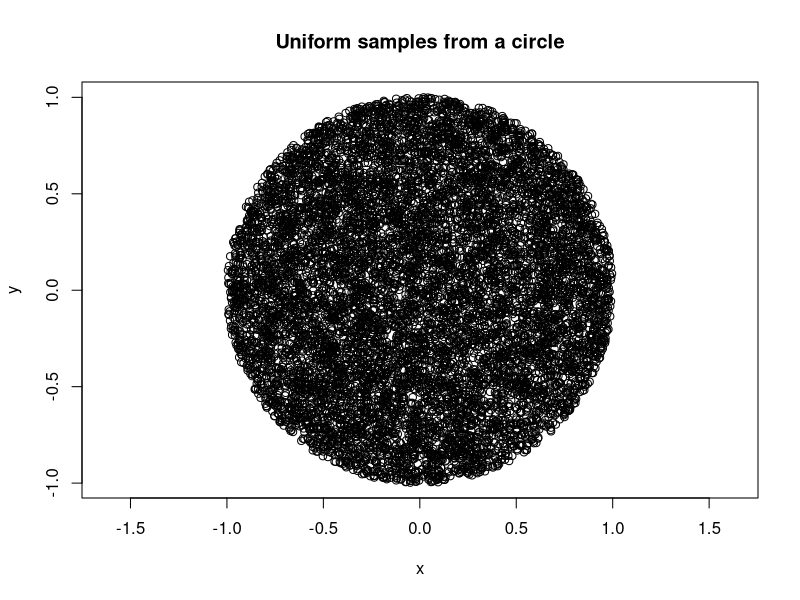
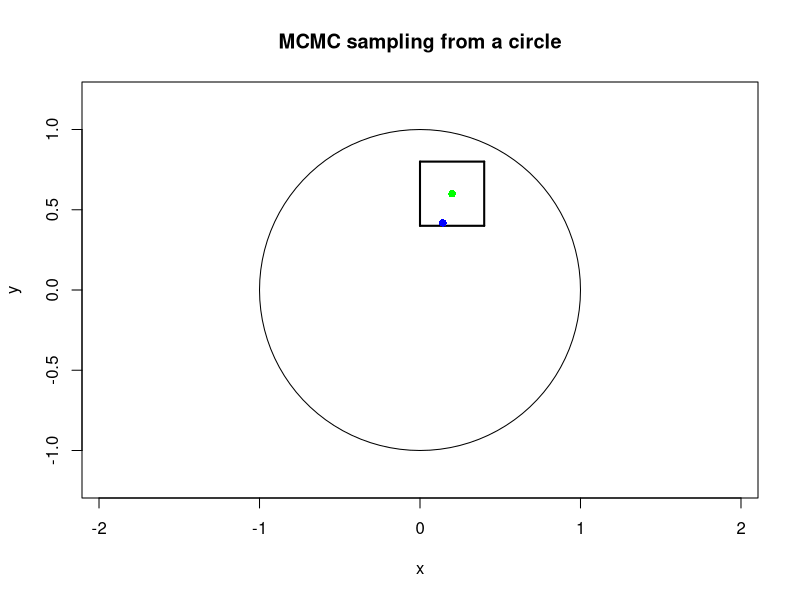
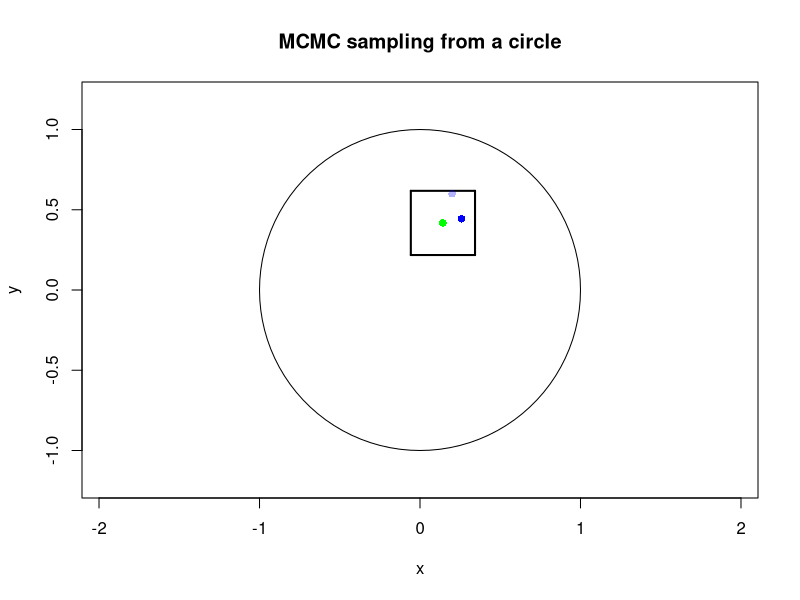
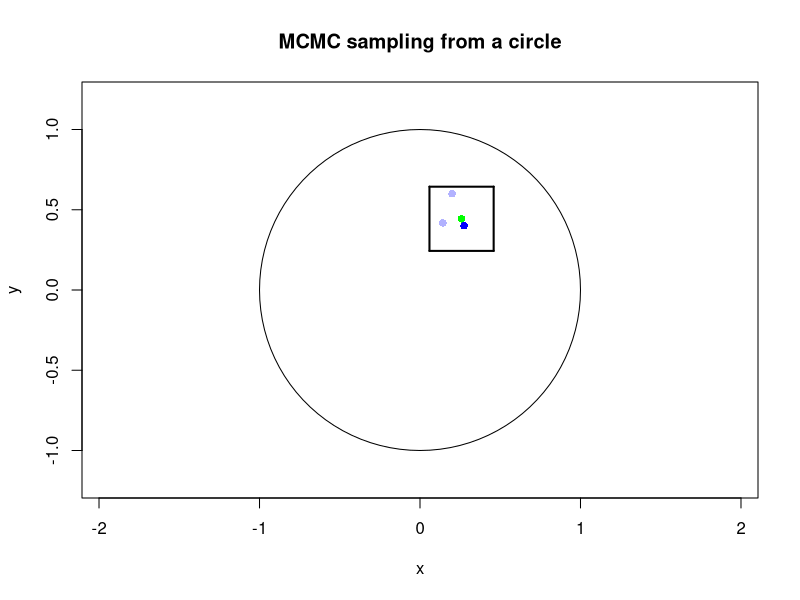
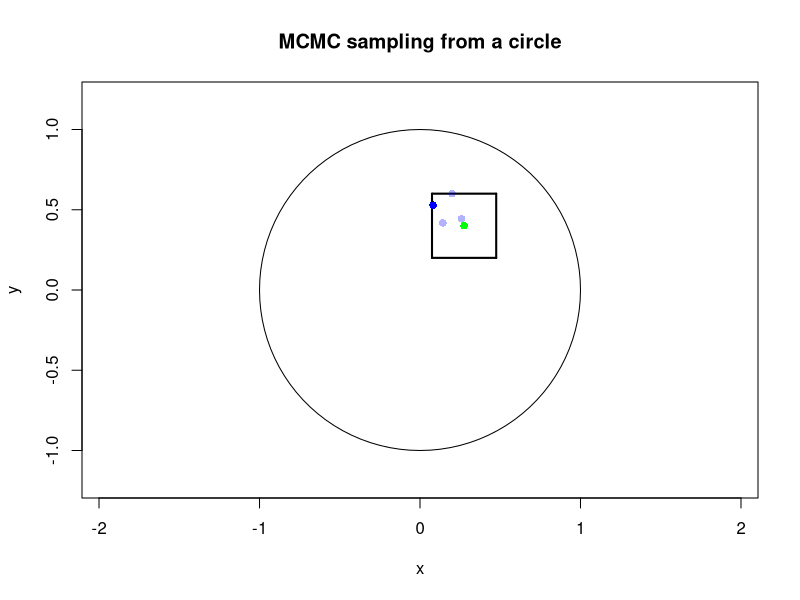
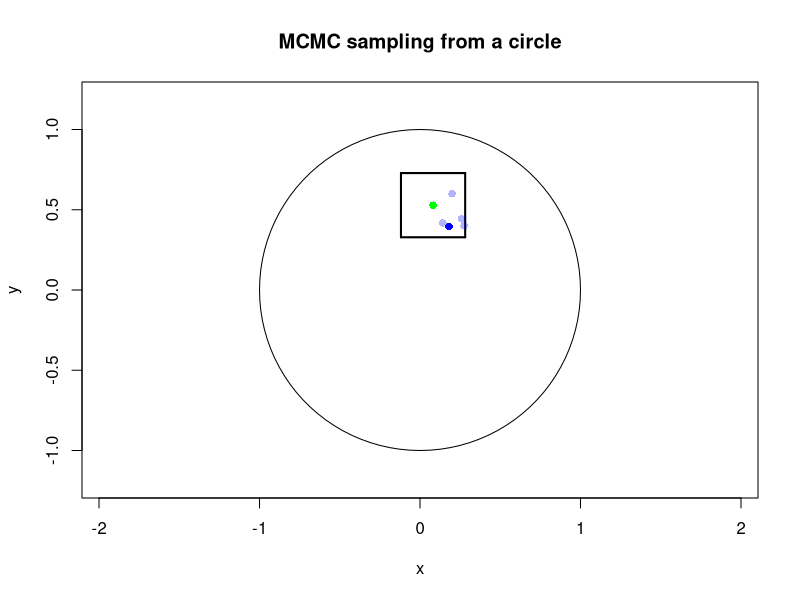
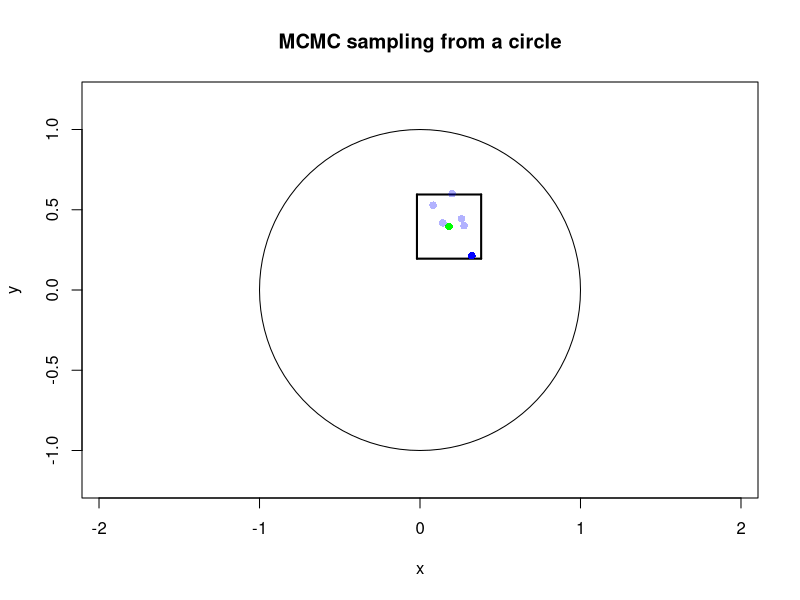
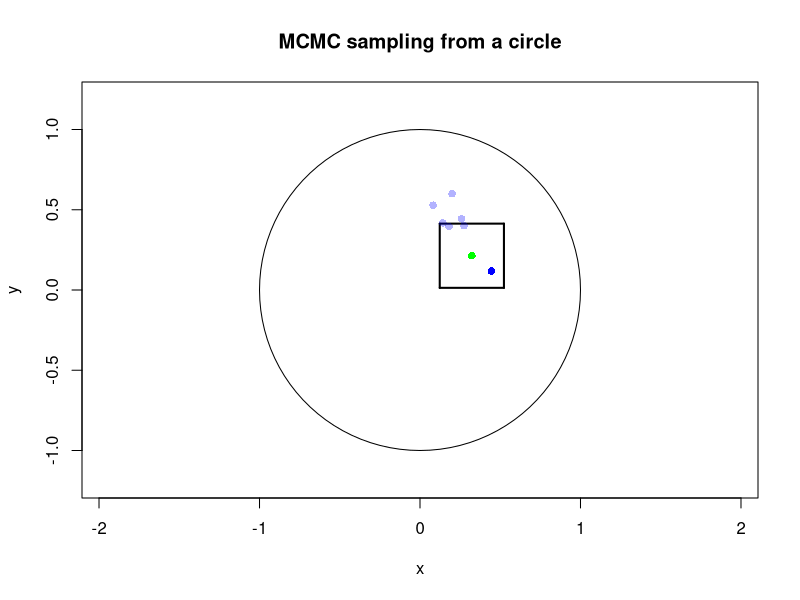

Generate these figures, in order, with R:
###############################################
## Accept-reject for uniform distribution
## on a circle
###############################################
set.seed(1)
library(plotrix)
circle_ar <- function() 
{
  accept <- 0
  counter <- 0   # count the number of loop
  while(accept == 0)
  {
    counter <- counter + 1
    prop <- runif(2, min = -1, max = 1) #c(U1, U2)
    
    in.or.out <- prop[1]^2 + prop[2]^2 < 1
    
    if(in.or.out)
    {
      accept <- 1
      return(c(prop, counter))
    }
  }
}

N <- 1e4
samp <- matrix(0, ncol = 2, nrow = N)
counts <- numeric(length = N)
for(i in 1:N)
{
  foo <- circle_ar()  # I use foo as a dummy name
  samp[i,] <- foo[1:2]
  counts[i] <- foo[3]
}

plot(samp[,1], samp[,2], xlab = "x", ylab = "y",main = "Uniform samples from a circle", asp = 1)



###########################################
## MCMC samples from a uniform distribution
## within a circle
###########################################

N <- 1e4
xsamp <- numeric(length = N)
ysamp <- numeric(length = N)
xprop <- numeric(length = N)
yprop <- numeric(length = N)
acc <- numeric(length = N)
acc[1] <- 1
samp_eval <- numeric(length = N)
colors <- ifelse(samp_eval, "blue", "red")
  
h <- .2   #change h and see what happens

#starting values
xsamp[1] <- .2
xprop[1] <- .2
ysamp[1] <- .6
yprop[1] <- .6
for(i in 2:N)
{
  propx <- xsamp[i-1] + runif(1, -h, h)
  propy <- ysamp[i-1] + runif(1, -h, h)
  
  acc[i] <- (propx^2 + propy^2) < 1
  
  if(acc[i] == 0)
  {
    xsamp[i] <- xsamp[i-1]
    ysamp[i] <- ysamp[i-1]
  } else
  {
    xsamp[i] <- propx
    ysamp[i] <- propy
  }
  
  xprop[i] <- propx
  yprop[i] <- propy
}
ind <- xsamp > 0 

samp_eval <- (xsamp)^2 + (ysamp)^2 < 1
colors <- ifelse(acc, "blue", "red")

x <- seq(-1 - h,1 + h, length = 1e4)
y <- seq(-1-h,1+h, length = 1e4)

for(i in 1:100)
{
  plot(x, y, type = "n", col = "red", main = "MCMC sampling from a circle", ylim = range(y), xlim = range(x), asp = 1)
  draw.circle(0,0,radius = 1)
  points(xsamp[i], ysamp[i], col = "green", pch = 16, cex = 1) 
  segments(x0 = xsamp[i]-h, y0 = ysamp[i]-h, x1 = xsamp[i]+h, y1 = ysamp[i]-h, lwd = 2)
  segments(x0 = xsamp[i]-h, y0 = ysamp[i]-h, x1 = xsamp[i]-h, y1 = ysamp[i]+h, lwd = 2)
  segments(x0 = xsamp[i]-h, y0 = ysamp[i]+h, x1 = xsamp[i]+h, y1 = ysamp[i]+h, lwd = 2)
  segments(x0 = xsamp[i]+h, y0 = ysamp[i]+h, x1 = xsamp[i]+h, y1 = ysamp[i]-h, lwd = 2)
  points(xsamp[1:i-1], ysamp[1:i-1], col = adjustcolor("blue", alpha.f = .3), pch = 16, cex = 1) 
  points(xprop[i+1], yprop[i+1], col = colors[i+1], pch = 16, cex = 1) 
  
  Sys.sleep(1)
}

plot(x, y, type = "n", col = "red", main = "MCMC sampling from a circle", ylim = range(y), xlim = range(x), asp = 1)
draw.circle(0,0,radius = 1)
points(xprop, yprop, col = colors, pch = 16, cex = 1) 

# Trace plot and ACF plot
par(mfrow = c(1,2))
acf(xsamp, main = paste("Autocorrelation for x for h = ", h))
plot(xsamp, type = 'l', main = paste("Trace plot for x for h = ", h))
dev.off()


